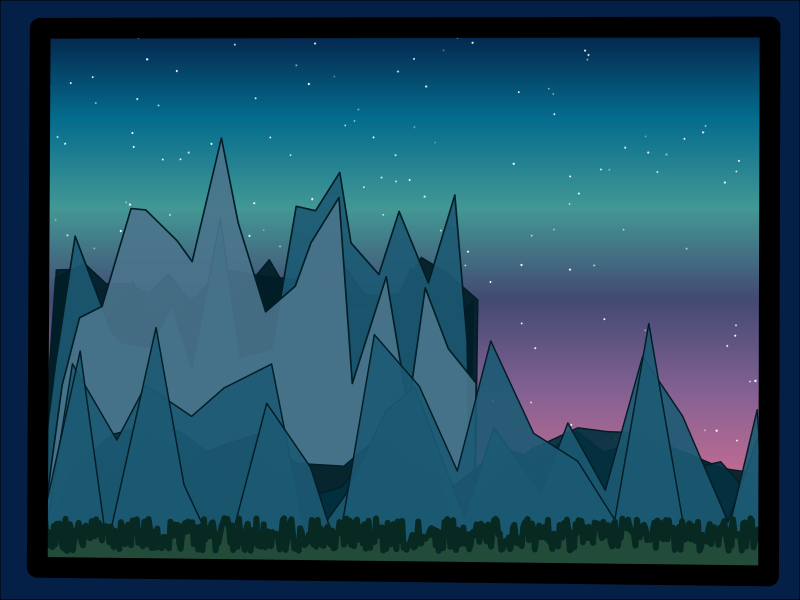

Here is the R script that generated this plot:
#====== Day 1 25 Days of Rtistry - Nature======#

#Library Load-In====
library(tidyverse)

#Work for the sky====

#Setting a color palette for the sky in the background===
sky_pal <- c("#fdacab","#c66c92","#836193","#434a73","#439895","#046c8e","#042047")

#Creating a function that will create the data for the sky in the background===
# "n" determines how many polygons will fill in the sky background #
sky_maker <- function(n){
  
  #Creating the base of a "skinny" rectangle===
  x <- c(0,10,10,0)
  
  y <- c(0,0,.01,.01)
  
  #Making an empty list to fill with lots of tibbles/data===
  list_back <- list()
  
  #For-loop to iterate "n" amount of tibbles/data frames into our empty list== 
  for(i in seq_along(1:n)){
    list_back[[i]] <- tibble(x = x,
                             y = y + i*.01,
                             group = i)
  }
  return(bind_rows(list_back)) #converts all tibbles in the list into a single data frame#
}

# Using the function to make a sky with 1000 polygons. Storing in an object called "skies"
skies <- sky_maker(1000) %>%
  mutate(fill = rep(colorRampPalette(sky_pal)(1000), each = 4))


#Work for the stars====
#Setting the initial points====
stars_grid <- tibble(crossing(x = seq(0,10, length.out = 100),
                              y = seq(0,10, length.out = 100))) 

#Taking a random sample of 200 rows==
stars <- slice_sample(stars_grid, n = 200)


#Work for the mountain ranges====

# Function that creates one set of mountains====
mountain_ranger <- function(base,height,rows){
  
  #Creating the first foundation the function will build off of==
  foundation <- tibble(x = c(0, base, seq(base,0, length.out = 20)),
                       y = c(0, 0, height, height+sample(seq(-.2,.8,length.out = 100),18, replace = TRUE), 0))
  
  #Creating an empty list to store the data for the generated mountain ranges==
  mountains <- list()
  
  #Using a for-loop to iterate through the data to create the correct number of rows/ranges we want==
  for(i in seq_along(1:rows)){
    mountains[[i]] <- foundation %>%
      mutate(y = abs(y + c(0, 0, i*(sample(seq(-.8,.8,length.out = 100), nrow(foundation) - 3)), 0)),
             group = i)
  }
  
  #Adding the "group" variable to our original foundation that was created earlier==
  foundation <- foundation %>%
    mutate(group = 0)
  
  #Binding the generated mountain data together==
  mountains <- bind_rows(mountains)
  
  #Binding the generated mountain data and the foundation data together into one data frame==
  range <- rbind(foundation,mountains)
  
  #Returning the data frame to the environment==
  return(range)
}

#Using the custom function to make two sets of ranges===
range <- mountain_ranger(6,5,3)
range2 <- mountain_ranger(10,1.8,3)

#Calculating the total amount of ROWS located within EACH group in each set of ranges==
group_n <- nrow(range)/length(unique(range$group))
group_n2 <- nrow(range2)/length(unique(range2$group))

#Calculating the TOTAL number of GROUPS within each set of ranges==
group_total <- length(unique(range$group))
group_total2 <- length(unique(range2$group))

#Creating custom color palettes for each set of ranges==

# Colors for the first range data set==
mountain_pal_range <- sort(rep(sample(c("#011d26","#02303f","#1c5a73","#4a748c"),group_total, 
                                      replace = TRUE), each = group_n))

# Colors for the second range data set==
mountain_pal_range2 <- sort(rep(sample(c("#011d26","#02303f","#1c5a73","#4a748c"),group_total2, 
                                       replace = TRUE), each = group_n2))



#Work for the trees====

#Creating data for our "Trees"===
trees <- tibble(x = c(0, 10, seq(10,0, length.out = 500)), 
                y = c(0, 0, .4, sample(seq(.4,1, length.out = 498)), 0))



#Work for the exterior frame====
frame <- tibble(x = c(0,10,10,0),
                y = c(0,0,10,10))

# Final plot creation====
skies  %>%
  ggplot(aes(x=x,y=y, group = group)) +
  theme_void()+
  theme(panel.background = element_rect(fill = "#042047"))+
  coord_cartesian(xlim = c(0,10), ylim = c(0,10), clip = "on") +
  geom_polygon(fill = colorRampPalette(sky_pal)(nrow(skies))) +
  geom_point(data = stars, aes(x=x,y=y), 
             color = "#ffffff",
             position = position_jitter(width =.05, height = .03), 
             alpha = sample(seq(.2,.9, length.out = 1000),nrow(stars), replace = TRUE),
             size = sample(seq(.02,.2, length.out = 1000),nrow(stars), replace = TRUE), 
             inherit.aes = FALSE)+ 
  geom_polygon(data = range, 
               fill = mountain_pal_range,
               color = "#011D26", 
               size =.56,
               alpha = .9, 
               position = position_jitter(width = .1)) +
  geom_polygon(data = range2, 
               fill = mountain_pal_range2,
               color = "#011D26", 
               size =.5,
               alpha = .9, 
               position = position_jitter(width = .1)) +
  geom_polygon(data = trees, aes(x=x,y=y), 
               color = "#082922", 
               size = 2, 
               fill = "#224b39",
               inherit.aes = FALSE)+
  geom_polygon(data = frame, aes(x=x,y=y), 
               color = "#000000", 
               fill = NA, 
               size = 7, 
               position = position_jitter(width = .1, height = .1),
               inherit.aes = FALSE)